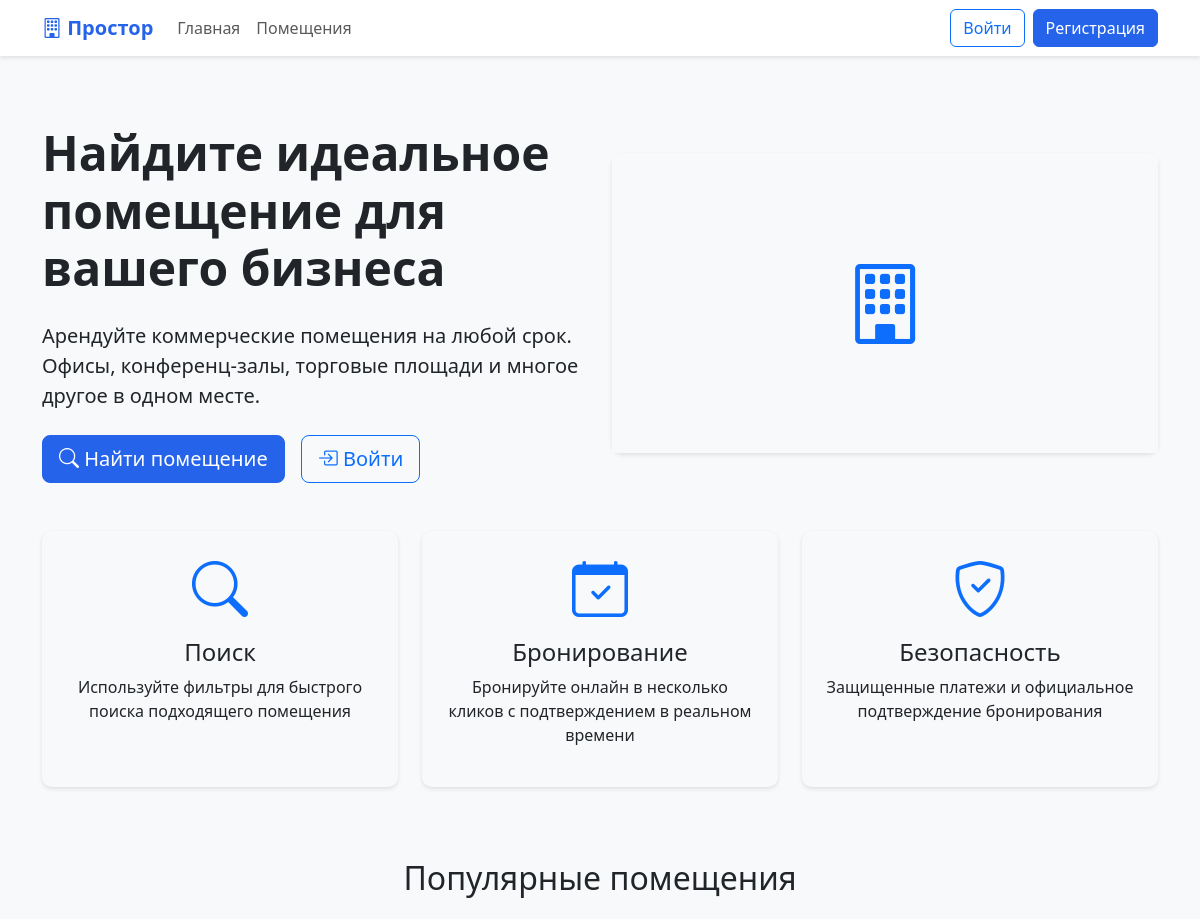
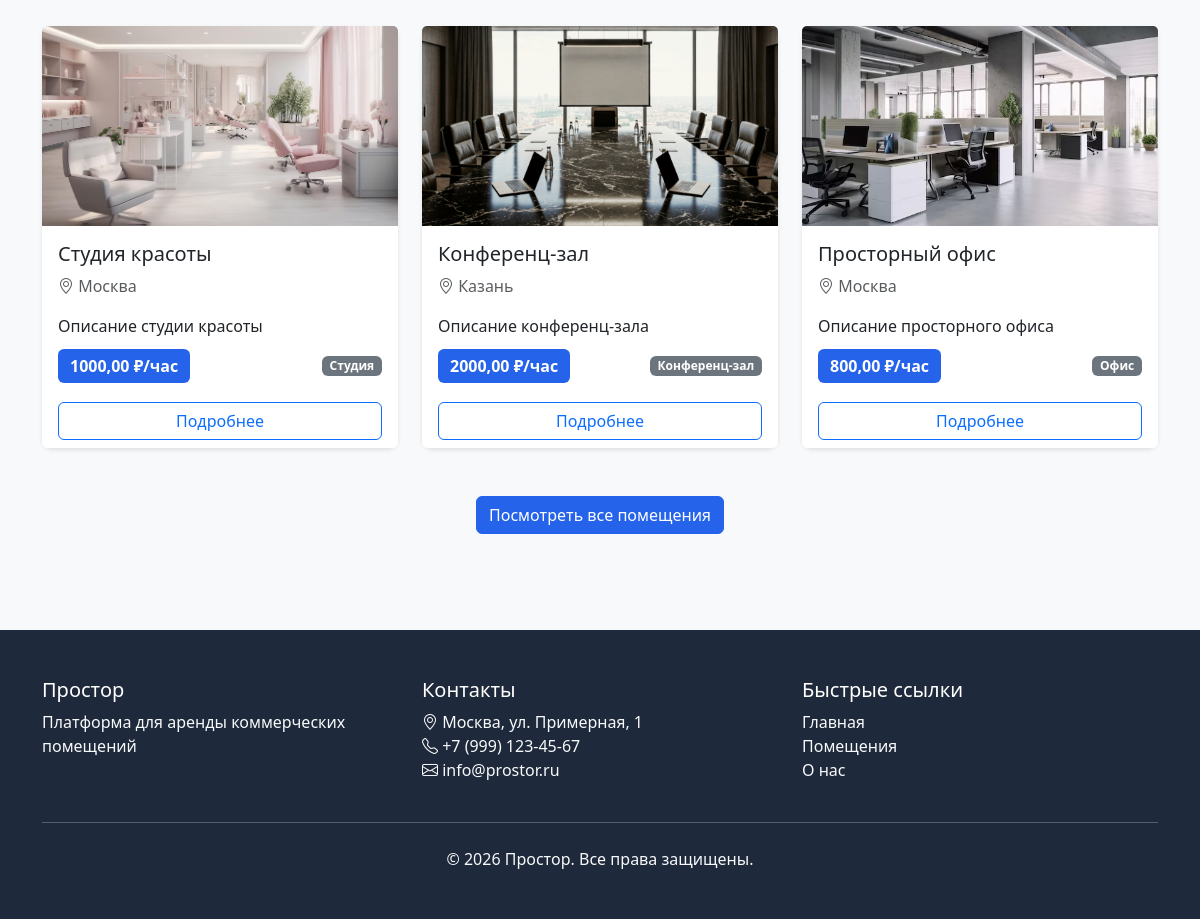
The page / on the database its author committed (2 pictures, top to bottom).
### core/models.py (models this page shows, shortened)
class Property(models.Model):
    PROPERTY_TYPE_CHOICES = [
        ('office', 'Офис'),
        ('conference', 'Конференц-зал'),
        ('coworking', 'Коворкинг'),
        ('shop', 'Торговая площадь'),
        ('warehouse', 'Склад'),
        ('studio', 'Студия'),
        ('other', 'Другое'),
    ]
    STATUS_CHOICES = [
        ('draft', 'Черновик'),
        ('pending', 'На модерации'),
        ('active', 'Активно'),
        ('inactive', 'Неактивно'),
    ]
    landlord = models.ForeignKey(
        User,
        on_delete=models.CASCADE,
        related_name='properties',
        verbose_name='Владелец'
    )
    title = models.CharField(
        max_length=200,
        verbose_name='Название'
    )
    slug = models.SlugField(
        unique=True,
        verbose_name='Slug'
    )
    description = models.TextField(
        verbose_name='Описание'
    )
    property_type = models.CharField(
        max_length=20,
        choices=PROPERTY_TYPE_CHOICES,
        default='office',
        verbose_name='Тип помещения'
    )
    category = models.ForeignKey(
        Category,
        on_delete=models.SET_NULL,
        null=True,
        blank=True,
        related_name='properties',
        verbose_name='Категория'
    )
    city = models.CharField(
        max_length=100,
        default='Москва',
        verbose_name='Город'
    )
    address = models.CharField(
        max_length=200,
        default='Не указан',
        verbose_name='Адрес'
    )
    latitude = models.FloatField(
        null=True,
        blank=True,
        verbose_name='Широта'
    )
    longitude = models.FloatField(
        null=True,
        blank=True,
        verbose_name='Долгота'
    )
    price_per_hour = models.DecimalField(
        max_digits=10,
        decimal_places=2,
        default=1000.00,
        verbose_name='Цена за час'
    )
    price_per_day = models.DecimalField(
        max_digits=10,
        decimal_places=2,
        null=True,
        blank=True,
        verbose_name='Цена за день'
    )
    price_per_week = models.DecimalField(
        max_digits=10,
        decimal_places=2,
        null=True,
        blank=True,
        verbose_name='Цена за неделю'
    )
    price_per_month = models.DecimalField(
        max_digits=10,
        decimal_places=2,
        null=True,
        blank=True,
        verbose_name='Цена за месяц'
    )
    capacity = models.PositiveIntegerField(
        default=1,
        verbose_name='Вместимость'
    )
    area = models.DecimalField(
        max_digits=8,
        decimal_places=2,
        default=10.00,
        verbose_name='Площадь (м²)'
    )
    floor = models.IntegerField(
        null=True,
        blank=True,
        verbose_name='Этаж'
    )
    amenities = models.ManyToManyField(
        Amenity,
        blank=True,
        related_name='properties',
        verbose_name='Удобства'
    )
    is_featured = models.BooleanField(
        default=False,
        verbose_name='Рекомендуемое'
    )
    status = models.CharField(
        max_length=20,
        choices=STATUS_CHOICES,
        default='draft',
        verbose_name='Статус'
    )
    views_count = models.PositiveIntegerField(
        default=0,
        verbose_name='Количество просмотров'
    )
    created_at = models.DateTimeField(
        auto_now_add=True,
        verbose_name='Дата создания'
    )
    updated_at = models.DateTimeField(
        auto_now=True,
        verbose_name='Дата обновления'
    )
    class Meta:
        verbose_name = 'Помещение'
        verbose_name_plural = 'Помещения'
        ordering = ['-created_at']

class PropertyImage(models.Model):
    property = models.ForeignKey(
        Property,
        on_delete=models.CASCADE,
        related_name='images',
        verbose_name='Помещение'
    )
    image = models.ImageField(
        upload_to='properties/',
        verbose_name='Изображение'
    )
    is_main = models.BooleanField(
        default=False,
        verbose_name='Главное изображение'
    )
    uploaded_at = models.DateTimeField(
        auto_now_add=True,
        verbose_name='Дата загрузки'
    )
    class Meta:
        verbose_name = 'Изображение помещения'
        verbose_name_plural = 'Изображения помещений'

### core/views.py (the view)
# urls.py: path('', views.home, name='home'),
def home(request):
    properties = Property.objects.filter(
        status='active',
        is_featured=True
    ).select_related('landlord', 'category')[:6]
    context = {
        'properties': properties,
        'title': 'Аренда коммерческих помещений'
    }
    return render(request, 'core/home.html', context)

### templates/core/home.html (shortened to what this page needs)
{% extends 'base.html' %}
{% block content %}
<div class="container py-5">
    <div class="row align-items-center mb-5">
        <div class="col-lg-6">
            <h1 class="display-5 fw-bold mb-4">
                Найдите идеальное помещение для вашего бизнеса
            </h1>
            <p class="lead mb-4">
                Арендуйте коммерческие помещения на любой срок. Офисы, конференц-залы,
                торговые площади и многое другое в одном месте.
            </p>
            <div class="d-flex gap-3">
                <a href="{% url 'property_list' %}" class="btn btn-primary btn-lg">
                    <i class="bi bi-search"></i> Найти помещение
                </a>
                {% if not user.is_authenticated %}
                <a href="{% url 'login' %}" class="btn btn-outline-primary btn-lg">
                    <i class="bi bi-box-arrow-in-right"></i> Войти
                </a>
                {% endif %}
            </div>
        </div>
        <div class="col-lg-6">
            <div class="card border-0">
                <div class="card-img-top bg-light d-flex align-items-center justify-content-center"
                     style="height: 300px;">
                    <i class="bi bi-building text-primary" style="font-size: 5rem;"></i>
                </div>
            </div>
        </div>
    </div>
    <div class="row mb-5">
        <div class="col-md-4 text-center mb-4">
            <div class="card border-0 bg-light p-4 h-100">
                <i class="bi bi-search display-4 text-primary mb-3"></i>
                <h4>Поиск</h4>
                <p>Используйте фильтры для быстрого поиска подходящего помещения</p>
            </div>
        </div>
        <div class="col-md-4 text-center mb-4">
            <div class="card border-0 bg-light p-4 h-100">
                <i class="bi bi-calendar-check display-4 text-primary mb-3"></i>
                <h4>Бронирование</h4>
                <p>Бронируйте онлайн в несколько кликов с подтверждением в реальном времени</p>
            </div>
        </div>
        <div class="col-md-4 text-center mb-4">
            <div class="card border-0 bg-light p-4 h-100">
                <i class="bi bi-shield-check display-4 text-primary mb-3"></i>
                <h4>Безопасность</h4>
                <p>Защищенные платежи и официальное подтверждение бронирования</p>
            </div>
        </div>
    </div>
    <h2 class="text-center mb-5">Популярные помещения</h2>
    {% if properties %}
    <div class="row">
        {% for property in properties %}
        <div class="col-md-4 mb-4">
            <div class="card property-card h-100">
                {% if property.is_featured %}
                <div class="featured-badge">Рекомендуем</div>
                {% endif %}
                <div class="position-relative">
                    {% if property.images.first %}
                    <img src="{{ property.images.first.image.url }}"
                         class="card-img-top"
                         alt="{{ property.title }}"
                         style="height: 200px; object-fit: cover;">
                    {% else %}
                    <div class="card-img-top bg-light d-flex align-items-center justify-content-center"
                         style="height: 200px;">
                        <i class="bi bi-building text-secondary" style="font-size: 3rem;"></i>
                    </div>
                    {% endif %}
                </div>
                <div class="card-body">
                    <h5 class="card-title">{{ property.title }}</h5>
                    <p class="card-text text-muted">
                        <i class="bi bi-geo-alt"></i> {{ property.city }}
                    </p>
                    <p class="card-text">{{ property.description|truncatechars:100 }}</p>
                    <div class="d-flex justify-content-between align-items-center mt-3">
                        <div>
                            <span class="price-tag">{{ property.price_per_hour|default:"0" }} ₽/час</span>
                        </div>
                        <span class="badge bg-secondary">{{ property.get_property_type_display }}</span>
                    </div>
                </div>
                <div class="card-footer bg-white border-0">
                    <a href="{% url 'property_detail' property.slug %}" class="btn btn-outline-primary w-100">
                        Подробнее
                    </a>
                </div>
            </div>
        </div>
        {% endfor %}
    </div>
    <div class="text-center mt-4">
        <a href="{% url 'property_list' %}" class="btn btn-primary">
            Посмотреть все помещения
        </a>
    </div>
    {% else %}
    <div class="text-center py-5">
        <i class="bi bi-building display-1 text-muted"></i>
        <h3 class="mt-3">Пока нет доступных помещений</h3>
        <p class="text-muted">Загляните позже или свяжитесь с нами</p>
    </div>
    {% endif %}
</div>
{% endblock %}

### templates/base.html (style rules this page uses)
:root { --primary: #2563eb; --secondary: #64748b; --success: #10b981; --warning: #f59e0b; --danger: #ef4444; --light: #f8fafc; --dark: #1e293b; }
body { background-color: #f8f9fa; padding-top: 76px; }
.card { border: none; box-shadow: 0 2px 4px rgba(0,0,0,0.1); border-radius: 10px; }
.btn-primary { background-color: var(--primary); border-color: var(--primary); }
.property-card { transition: transform 0.2s; }
.featured-badge { position: absolute; top: 10px; left: 10px; background-color: var(--warning); color: white; padding: 4px 12px; border-radius: 20px; font-size: 12px; font-weight: 600; }
.price-tag { background-color: var(--primary); color: white; padding: 6px 12px; border-radius: 6px; font-weight: 600; }

### rows shown on the page
Property: images.first.image (picture), title "Студия красоты", city "Москва", description "Описание студии красоты", price_per_hour "1000,00", property_type "Студия"
Property: images.first.image (picture), title "Конференц-зал", city "Казань", description "Описание конференц-зала", price_per_hour "2000,00", property_type "Конференц-зал"
Property: images.first.image (picture), title "Просторный офис", city "Москва", description "Описание просторного офиса", price_per_hour "800,00", property_type "Офис"
